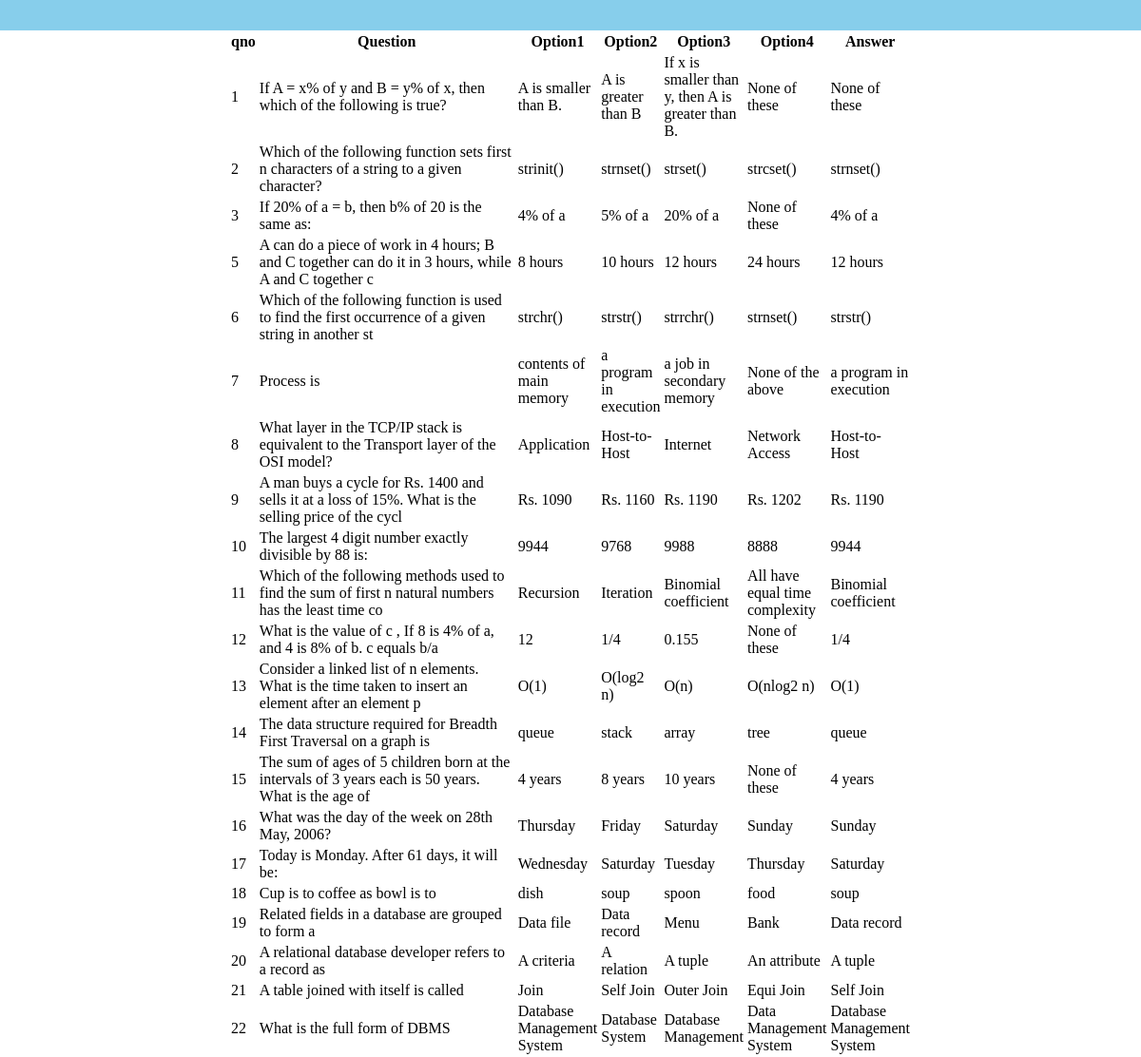
The app's page /viewqn.php with its own data.
### tables this page shows
CREATE TABLE `question` (
  `qno` int(11) NOT NULL,
  `cat_id` int(11) NOT NULL,
  `qn` varchar(100) NOT NULL,
  `o1` varchar(100) NOT NULL,
  `o2` varchar(100) NOT NULL,
  `o3` varchar(100) NOT NULL,
  `o4` varchar(100) NOT NULL
);

CREATE TABLE `answers` (
  `aid` int(11) NOT NULL,
  `qno` int(100) NOT NULL,
  `ans` varchar(100) NOT NULL,
  `userans` varchar(100) NOT NULL,
  `loginid` varchar(100) NOT NULL,
  `cat_id` int(100) NOT NULL
);

### viewqn.php (the view, shortened to what this page needs)
<?php
include 'co.php';
?>
<!DOCTYPE html>
<html>
<head>
</head>
<body>
<center>
<?php
$select="SELECT * FROM `question`,`answers` WHERE question.qno=answers.qno";
$res=mysqli_query($con,$select);
?>
<table  width="60%">
	<th>qno</th>
	<th width="20%">Question</th>
	<th>Option1</th>
	<th>Option2</th>
	<th>Option3</th>
	<th>Option4</th>
	<th>Answer</th>
<?php
while($row=mysqli_fetch_array($res))
{
?>
<tr>
<td><?php echo $row['qno'];?></td>
<td width="40%"><?php echo $row['qn'];?></td>
<td><?php echo $row['o1'];?></td>
<td><?php echo $row['o2'];?></td>
<td><?php echo $row['o3'];?></td>
<td><?php echo $row['o4'];?></td>
<td><?php echo $row['ans'];?></td>
</tr>
<?php
}
?>
</table></center>
</body>
</html>

### records on screen
question: answers.qno "1", qn "If A = x% of y and B = y% of x, then which of the following is true?", o1 "A is smaller than B.", o2 "A is greater than B", o3 "If x is smaller than y, then A is greater than B.", o4 "None of these", answers.ans "None of these"
question: answers.qno "2", qn "Which of the following function sets first n characters of a string to a given character?", o1 "strinit()", o2 "strnset()", o3 "strset()", o4 "strcset()", answers.ans "strnset()"
question: answers.qno "3", qn "If 20% of a = b, then b% of 20 is the same as:", o1 "4% of a", o2 "5% of a", o3 "20% of a", o4 "None of these", answers.ans "4% of a"
question: answers.qno "5", qn "A can do a piece of work in 4 hours; B and C together can do it in 3 hours, while A and C together c", o1 "8 hours", o2 "10 hours", o3 "12 hours", o4 "24 hours", answers.ans "12 hours"
question: answers.qno "6", qn "Which of the following function is used to find the first occurrence of a given string in another st", o1 "strchr()", o2 "strstr()", o3 "strrchr()", o4 "strnset()", answers.ans "strstr()"
question: answers.qno "7", qn "Process is", o1 "contents of main memory", o2 "a program in execution", o3 "a job in secondary memory", o4 "None of the above", answers.ans "a program in execution"
question: answers.qno "8", qn "What layer in the TCP/IP stack is equivalent to the Transport layer of the OSI model?", o1 "Application", o2 "Host-to-Host", o3 "Internet", o4 "Network Access", answers.ans "Host-to-Host"
question: answers.qno "9", qn "A man buys a cycle for Rs. 1400 and sells it at a loss of 15%. What is the selling price of the cycl", o1 "Rs. 1090", o2 "Rs. 1160", o3 "Rs. 1190", o4 "Rs. 1202", answers.ans "Rs. 1190"
question: answers.qno "10", qn "The largest 4 digit number exactly divisible by 88 is:", o1 "9944", o2 "9768", o3 "9988", o4 "8888", answers.ans "9944"
question: answers.qno "11", qn "Which of the following methods used to find the sum of first n natural numbers has the least time co", o1 "Recursion", o2 "Iteration", o3 "Binomial coefficient", o4 "All have equal time complexity", answers.ans "Binomial coefficient"
question: answers.qno "12", qn "What is the value of c , If 8 is 4% of a, and 4 is 8% of b. c equals b/a", o1 "12", o2 "1/4", o3 "0.155", o4 "None of these", answers.ans "1/4"
question: answers.qno "13", qn "Consider a linked list of n elements. What is the time taken to insert an element after an element p", o1 "O(1)", o2 "O(log2 n)", o3 "O(n)", o4 "O(nlog2 n)", answers.ans "O(1)"
question: answers.qno "14", qn "The data structure required for Breadth First Traversal on a graph is", o1 "queue", o2 "stack", o3 "array", o4 "tree", answers.ans "queue"
question: answers.qno "15", qn "The sum of ages of 5 children born at the intervals of 3 years each is 50 years. What is the age of", o1 "4 years", o2 "8 years", o3 "10 years", o4 "None of these", answers.ans "4 years"
question: answers.qno "16", qn "What was the day of the week on 28th May, 2006?", o1 "Thursday", o2 "Friday", o3 "Saturday", o4 "Sunday", answers.ans "Sunday"
question: answers.qno "17", qn "Today is Monday. After 61 days, it will be:", o1 "Wednesday", o2 "Saturday", o3 "Tuesday", o4 "Thursday", answers.ans "Saturday"
question: answers.qno "18", qn "Cup is to coffee as bowl is to", o1 "dish", o2 "soup", o3 "spoon", o4 "food", answers.ans "soup"
question: answers.qno "19", qn "Related fields in a database are grouped to form a", o1 "Data file", o2 "Data record", o3 "Menu", o4 "Bank", answers.ans "Data record"
question: answers.qno "20", qn "A relational database developer refers to a record as", o1 "A criteria", o2 "A relation", o3 "A tuple", o4 "An attribute", answers.ans "A tuple"
question: answers.qno "21", qn "A table joined with itself is called", o1 "Join", o2 "Self Join", o3 "Outer Join", o4 "Equi Join", answers.ans "Self Join"
question: answers.qno "22", qn "What is the full form of DBMS", o1 "Database Management System", o2 "Database System", o3 "Database Management", o4 "Data Management System", answers.ans "Database Management System"
